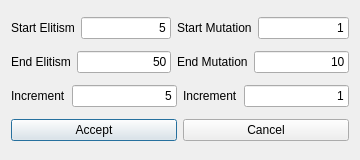
<?xml version="1.0" encoding="UTF-8"?>
<ui version="4.0">
 <class>CustomTestDialog</class>
 <widget class="QDialog" name="CustomTestDialog">
  <property name="geometry">
   <rect>
    <x>0</x>
    <y>0</y>
    <width>360</width>
    <height>160</height>
   </rect>
  </property>
  <property name="windowTitle">
   <string>RLP - Test Custom Algorithm</string>
  </property>
  <layout class="QVBoxLayout" name="verticalLayout">
   <item>
    <layout class="QHBoxLayout" name="horizontalLayout">
     <item>
      <widget class="QLabel" name="label">
       <property name="text">
        <string>Start Elitism</string>
       </property>
      </widget>
     </item>
     <item>
      <widget class="QLineEdit" name="lineEditStartElitism">
       <property name="text">
        <string>5</string>
       </property>
       <property name="alignment">
        <set>Qt::AlignRight|Qt::AlignTrailing|Qt::AlignVCenter</set>
       </property>
      </widget>
     </item>
     <item>
      <widget class="QLabel" name="label_4">
       <property name="text">
        <string>Start Mutation</string>
       </property>
      </widget>
     </item>
     <item>
      <widget class="QLineEdit" name="lineEditStartMutation">
       <property name="text">
        <string>1</string>
       </property>
       <property name="alignment">
        <set>Qt::AlignRight|Qt::AlignTrailing|Qt::AlignVCenter</set>
       </property>
      </widget>
     </item>
    </layout>
   </item>
   <item>
    <layout class="QHBoxLayout" name="horizontalLayout_2">
     <item>
      <widget class="QLabel" name="label_2">
       <property name="text">
        <string>End Elitism</string>
       </property>
      </widget>
     </item>
     <item>
      <widget class="QLineEdit" name="lineEditEndElitism">
       <property name="text">
        <string>50</string>
       </property>
       <property name="alignment">
        <set>Qt::AlignRight|Qt::AlignTrailing|Qt::AlignVCenter</set>
       </property>
      </widget>
     </item>
     <item>
      <widget class="QLabel" name="label_5">
       <property name="text">
        <string>End Mutation</string>
       </property>
      </widget>
     </item>
     <item>
      <widget class="QLineEdit" name="lineEditEndMutation">
       <property name="text">
        <string>10</string>
       </property>
       <property name="alignment">
        <set>Qt::AlignRight|Qt::AlignTrailing|Qt::AlignVCenter</set>
       </property>
      </widget>
     </item>
    </layout>
   </item>
   <item>
    <layout class="QHBoxLayout" name="horizontalLayout_3">
     <item>
      <widget class="QLabel" name="label_3">
       <property name="text">
        <string>Increment</string>
       </property>
      </widget>
     </item>
     <item>
      <widget class="QLineEdit" name="lineEditIncrementElitism">
       <property name="text">
        <string>5</string>
       </property>
       <property name="alignment">
        <set>Qt::AlignRight|Qt::AlignTrailing|Qt::AlignVCenter</set>
       </property>
      </widget>
     </item>
     <item>
      <widget class="QLabel" name="label_6">
       <property name="text">
        <string>Increment</string>
       </property>
      </widget>
     </item>
     <item>
      <widget class="QLineEdit" name="lineEditIncrementMutation">
       <property name="text">
        <string>1</string>
       </property>
       <property name="alignment">
        <set>Qt::AlignRight|Qt::AlignTrailing|Qt::AlignVCenter</set>
       </property>
      </widget>
     </item>
    </layout>
   </item>
   <item>
    <layout class="QHBoxLayout" name="horizontalLayout_4">
     <item>
      <widget class="QPushButton" name="pushButtonAccept">
       <property name="text">
        <string>Accept</string>
       </property>
      </widget>
     </item>
     <item>
      <widget class="QPushButton" name="pushButtonCancel">
       <property name="text">
        <string>Cancel</string>
       </property>
      </widget>
     </item>
    </layout>
   </item>
  </layout>
 </widget>
 <resources/>
 <connections/>
</ui>
